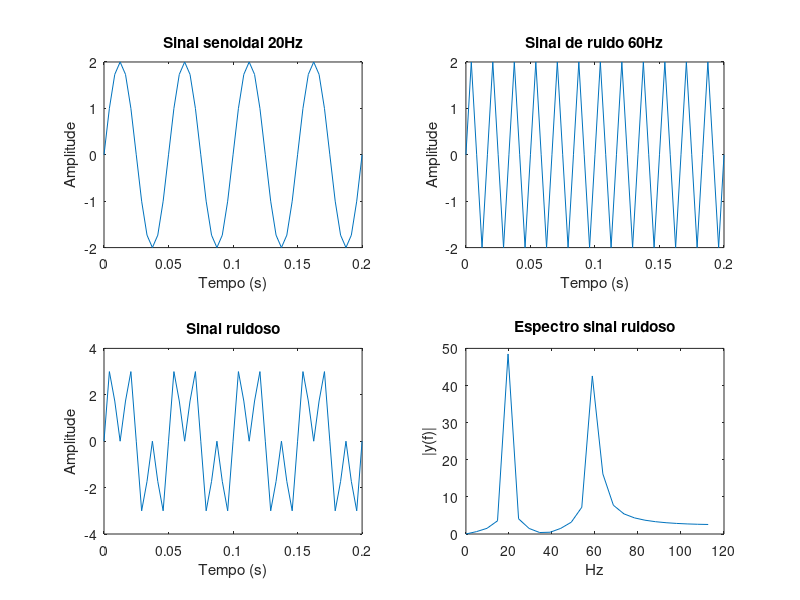

This chart was generated by the following MATLAB code:
clear; clc;
fs = 240; %frequência de amostragem
t = 0:1/fs:0.2; %intervalo de tempo
f = 20; %frequência do sinal
N = length(t);
sinal = 2*sin(2*pi*f*t); %gerar sinal de 5Hz
subplot(2, 2, 1);
plot(t, sinal); title("Sinal senoidal 20Hz");
xlabel('Tempo (s)'); ylabel('Amplitude');
f_noise = 60;
ruido = 2*sin(2*pi*f_noise*t);
sinal_ruidoso = sinal + ruido;
subplot(2, 2, 2);
plot(t, ruido); title('Sinal de ruido 60Hz');
xlabel('Tempo (s)'); ylabel('Amplitude');
subplot(2, 2, 3);
plot(t, sinal_ruidoso); title('Sinal ruidoso');
xlabel('Tempo (s)'); ylabel('Amplitude');
y = fft(sinal_ruidoso); %Transformada de Fourrier
y = y(1:floor(length(y)/2));
freq = (0:N-1)*fs/N;
freq = freq(1:floor(length(freq)/2));
subplot(2, 2, 4);
plot(freq, abs(y));
title("Espectro sinal ruidoso");
xlabel('Hz'); ylabel('|y(f)|');

